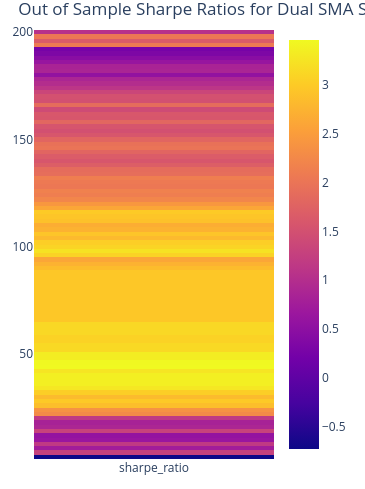

The cell this chart's notebook holds for it:
### Markdown cell above
And for just single SMA on out of sample?

### Code cell
windows = np.arange(2, 201, 2)
sma = vbt.MA.run(out_sample['Close'], window=windows, short_name='sma')
price = out_sample['Close'].vbt.tile(len(windows))
price.columns = sma.ma.columns
entries = price > sma.ma
exits = price < sma.ma

portfolio = vbt.Portfolio.from_signals(
    close=out_sample['Close'],
    entries=entries,
    exits=exits,
    init_cash=100_000,
    freq='D'
)

sharpe_ratios = portfolio.sharpe_ratio()
best_param = sharpe_ratios.idxmax()
best_window = best_param

print(f"\nBest Parameter Found:")
print(f"  Window: {best_window}")
print(f"  Resulting Sharpe Ratio: {sharpe_ratios.max():.2f}")

sharpe_ratios.vbt.heatmap(
    title='Out of Sample Sharpe Ratios for Single SMA Strategy'
).show()

### Figure 1 — Plotly figure (JSON) as saved in the notebook; plotly's stock layout.template omitted (floating-point values rounded to 4 significant figures)
{"data": [{"colorscale": [[0, "#0d0887"], [0.1111, "#46039f"], [0.2222, "#7201a8"], [0.3333, "#9c179e"], [0.4444, "#bd3786"], [0.5556, "#d8576b"], [0.6667, "#ed7953"], [0.7778, "#fb9f3a"], [0.8889, "#fdca26"], [1, "#f0f921"]], "hoverongaps": false, "type": "heatmap", "uid": "60463bf9-907d-434a-8361-1b827c16b407", "x": ["sharpe_ratio"], "y": [2, 4, 6, 8, 10, 12, 14, 16, 18, 20, 22, 24, 26, 28, 30, 32, 34, 36, 38, 40, 42, 44, 46, 48, 50, 52, 54, 56, 58, 60, 62, 64, 66, 68, 70, 72, 74, 76, 78, 80, 82, 84, 86, 88, 90, 92, 94, 96, 98, 100, 102, 104, 106, 108, 110, 112, 114, 116, 118, 120, 122, 124, 126, 128, 130, 132, 134, 136, 138, 140, 142, 144, 146, 148, 150, 152, 154, 156, 158, 160, 162, 164, 166, 168, 170, 172, 174, 176, 178, 180, 182, 184, 186, 188, 190, 192, 194, 196, 198, 200], "z": [[-0.7284], [1.29], [0.7375], [1.164], [0.6329], [0.5805], [1.303], [0.8801], [0.8286], [1.166], [2.275], [2.366], [2.868], [2.982], [2.829], [3.036], [3.279], [3.363], [3.363], [3.356], [3.258], [3.459], [3.453], [3.345], [3.345], [3.146], [3.146], [3.078], [3.078], [3.131], [3.131], [3.131], [2.961], [2.961], [2.961], [2.961], [2.961], [2.961], [2.961], [2.961], [2.961], [2.961], [2.961], [2.961], [2.847], [2.736], [2.604], [3.088], [3.233], [3.09], [3.036], [2.818], [2.935], [2.733], [2.686], [2.894], [2.936], [2.995], [2.602], [2.43], [2.219], [2.127], [2.156], [2.038], [2.061], [2.125], [1.912], [1.885], [1.696], [1.589], [1.662], [1.79], [1.994], [1.957], [1.789], [1.588], [1.493], [1.567], [1.813], [1.581], [1.602], [1.43], [1.891], [1.495], [1.516], [1.351], [1.112], [0.9892], [0.88], [0.5595], [0.8687], [0.8455], [0.6159], [0.4545], [0.3274], [0.2503], [2.06], [1.652], [2.041], [1.046]]}], "layout": {"height": 490.0, "legend": {"orientation": "h", "traceorder": "normal", "x": 1, "xanchor": "right", "y": 1.02, "yanchor": "bottom"}, "margin": {"b": 30, "l": 30, "r": 30, "t": 30}, "title": {"text": "Out of Sample Sharpe Ratios for Dual SMA Strategy"}, "width": 365}}
